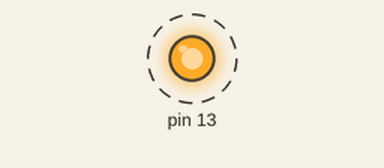
This sketch was run on a simulated Arduino Uno, built for the host (arithmetic inside an expression is 32-bit, double 64-bit). On the bench: output pins drawn as LEDs (lit = HIGH). Dashed ring = blinking. What the sketch prints to the serial monitor is not drawn.

Above: at 0.55 s.
Timing chart, 0 to 3.5 s (numbered marks = the images above):
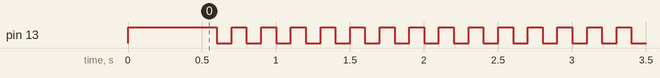

Measured:
- by itself, pin 13: alternates HIGH for 0.10 s and LOW for 0.10 s
- by itself, everything shown: repeats every 5.4 s, in 18 steps

The sketch:

WatchDog.ino
```cpp
#include <avr/wdt.h>
int loop_count = 0;

void setup()
{
  Serial.begin(9600);
  Serial.println("Starting up...");
  pinMode(13,OUTPUT);
  digitalWrite(13,HIGH);
  delay (500);
  watchdogSetup();
}

void watchdogSetup(void)
{
  cli();// disable all interrupts
  wdt_reset(); // reset the WDT timer /*
  /*WDTCSR configuration:
  WDIE = 1: Interrupt Enable
  WDE = 1   :Reset Enable
  WDP3 = 0  :Set the four prescaler bits for a 2 sec timeout
  WDP2 = 1
  WDP1 = 1
  WDP0 = 1
  */
  // Enter Watchdog Configuration mode:
  //(1<<5) generated a byte with all zeros and one 1 at the 5th (counting from zero) bit from the right.
  //hence, for example, (1<<WDCE) generates "00010000", since WDCE=4 (see datasheet 10.9.2)
  WDTCSR |= (1<<WDCE) | (1<<WDE);
  // Set Watchdog settings:
  WDTCSR = (1<<WDIE) | (1<<WDE) | (0<<WDP3) | (0<<WDP2) | (0<<WDP1) | (0<<WDP0);
  sei();//enable interrupts
}

void loop()
{
  for (int i = 0; i <= loop_count;i++)
  {
  digitalWrite(13,HIGH); delay(100); digitalWrite(13,LOW); delay(100);//blink the built in LED as the loop counts
  }
  loop_count++;

  wdt_reset();//this resets the watch dog to zero. If it happens before the 2 sec timeout of the watchdog the system reset is prevented.

  //now print on the serial monitor the lapsed time:
  Serial.print(loop_count);
  Serial.print(". Watchdog fed in approx. "); Serial.print(loop_count*200); Serial.println(" milliseconds.");
}

ISR(WDT_vect) // Watchdog timer interrupt.
{
  Serial.println("WDT loop");
  // Include your code here - be careful not to use functions they may cause the interrupt to hang and prevent a reset.
}
```
